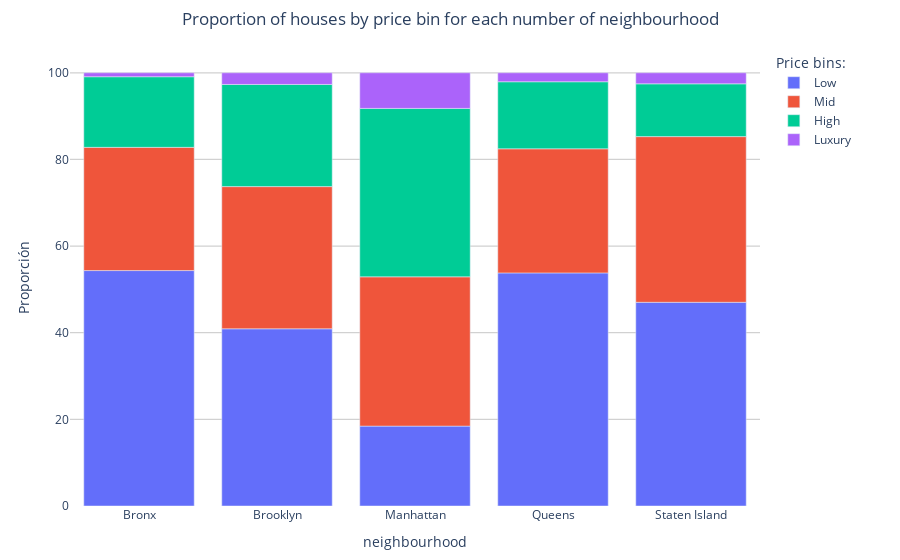

Notebook cell for this chart:
### Code cell
df = data.groupby(['neighbourhood','price_binarized'])['id'].count().reset_index().rename(columns={'id':'Count'})
df['Sort_col'] = df['price_binarized'].apply(lambda bbin : {'Low':1,'Mid':2,'High':3,'Luxury':4}[bbin])
df.sort_values(['neighbourhood','Sort_col'], inplace=True)

fig = px.bar(df, x="neighbourhood", y="Count", color="price_binarized", hover_data={'neighbourhood':False, 'price_binarized':False}, labels={"Count": "Proporción"})
fig.update_layout(plot_bgcolor='white',
                  hovermode="closest",
                  legend={'title_text':'Price bins:'},
                  title={'text': 'Proportion of houses by price bin for each number of neighbourhood', 'x': 0.5},
                  margin={'l':70, 'r':140, 't':50, 'b':50},
                  barnorm='percent')
fig.update_xaxes(showgrid=False)
fig.update_yaxes(showgrid=True, gridwidth=1.2, gridcolor='#d1d1d1')
fig.show()

### Figure 1 — Plotly figure (JSON) as saved in the notebook; plotly's stock layout.template omitted (floating-point values rounded to 4 significant figures)
{"data": [{"alignmentgroup": "True", "customdata": [["Low"], ["Low"], ["Low"], ["Low"], ["Low"]], "hovertemplate": "Proporción=%{y}<extra></extra>", "legendgroup": "Low", "marker": {"color": "#636efa", "pattern": {"shape": ""}}, "name": "Low", "offsetgroup": "Low", "orientation": "v", "showlegend": true, "textposition": "auto", "type": "bar", "x": ["Bronx", "Brooklyn", "Manhattan", "Queens", "Staten Island"], "xaxis": "x", "y": [600, 6020, 3095, 2864, 166], "yaxis": "y"}, {"alignmentgroup": "True", "customdata": [["Mid"], ["Mid"], ["Mid"], ["Mid"], ["Mid"]], "hovertemplate": "Proporción=%{y}<extra></extra>", "legendgroup": "Mid", "marker": {"color": "#EF553B", "pattern": {"shape": ""}}, "name": "Mid", "offsetgroup": "Mid", "orientation": "v", "showlegend": true, "textposition": "auto", "type": "bar", "x": ["Bronx", "Brooklyn", "Manhattan", "Queens", "Staten Island"], "xaxis": "x", "y": [314, 4830, 5783, 1525, 135], "yaxis": "y"}, {"alignmentgroup": "True", "customdata": [["High"], ["High"], ["High"], ["High"], ["High"]], "hovertemplate": "Proporción=%{y}<extra></extra>", "legendgroup": "High", "marker": {"color": "#00cc96", "pattern": {"shape": ""}}, "name": "High", "offsetgroup": "High", "orientation": "v", "showlegend": true, "textposition": "auto", "type": "bar", "x": ["Bronx", "Brooklyn", "Manhattan", "Queens", "Staten Island"], "xaxis": "x", "y": [180, 3470, 6524, 824, 43], "yaxis": "y"}, {"alignmentgroup": "True", "customdata": [["Luxury"], ["Luxury"], ["Luxury"], ["Luxury"], ["Luxury"]], "hovertemplate": "Proporción=%{y}<extra></extra>", "legendgroup": "Luxury", "marker": {"color": "#ab63fa", "pattern": {"shape": ""}}, "name": "Luxury", "offsetgroup": "Luxury", "orientation": "v", "showlegend": true, "textposition": "auto", "type": "bar", "x": ["Bronx", "Brooklyn", "Manhattan", "Queens", "Staten Island"], "xaxis": "x", "y": [10, 396, 1379, 110, 9], "yaxis": "y"}], "layout": {"autosize": true, "barmode": "relative", "barnorm": "percent", "hovermode": "closest", "legend": {"title": {"text": "Price bins:"}, "tracegroupgap": 0}, "margin": {"b": 50, "l": 70, "r": 140, "t": 50}, "plot_bgcolor": "white", "title": {"text": "Proportion of houses by price bin for each number of neighbourhood", "x": 0.5}, "xaxis": {"anchor": "y", "autorange": true, "domain": [0, 1], "range": [-0.5, 4.5], "showgrid": false, "title": {"text": "neighbourhood"}, "type": "category"}, "yaxis": {"anchor": "x", "autorange": true, "domain": [0, 1], "gridcolor": "#d1d1d1", "gridwidth": 1.2, "range": [0, 105.3], "showgrid": true, "title": {"text": "Proporción"}, "type": "linear"}}}
